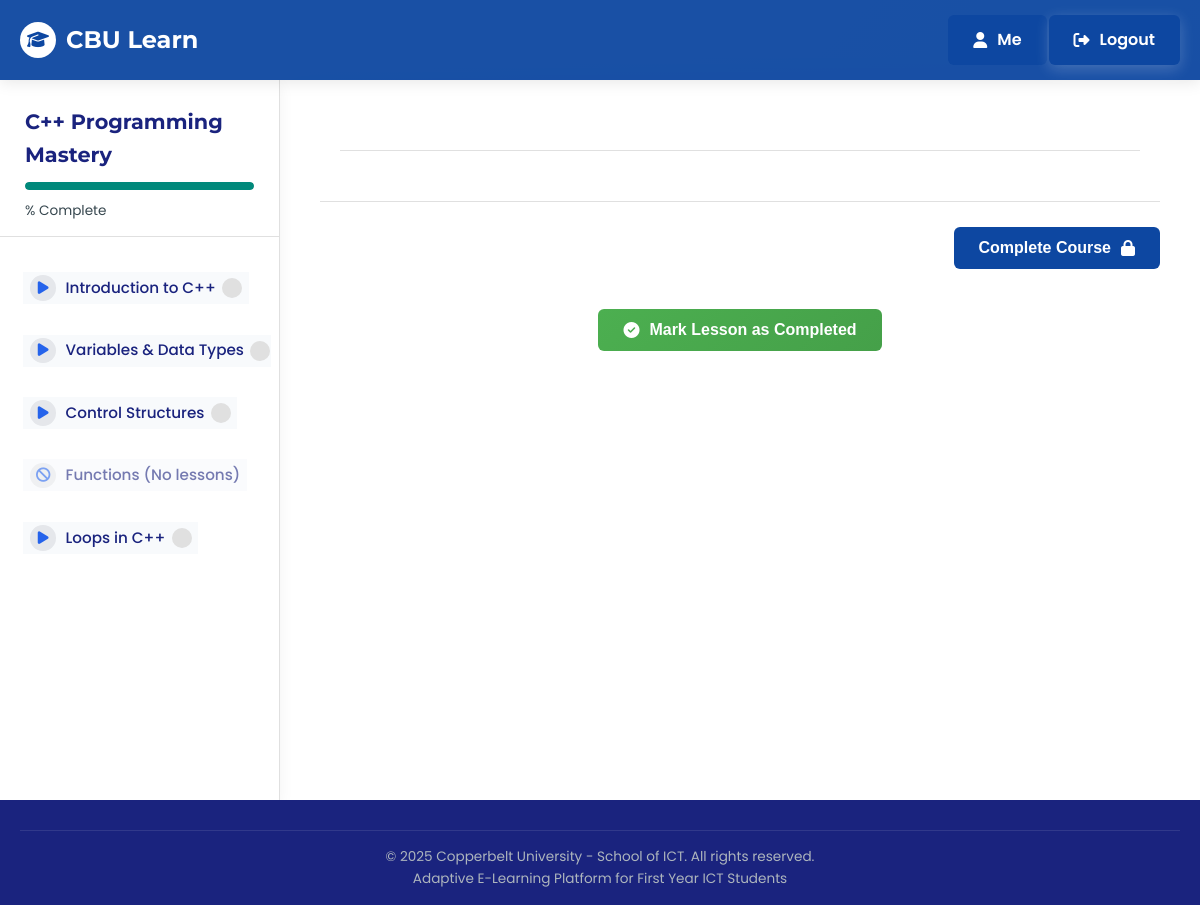
The app's page /course/1/ (signed in), older data.
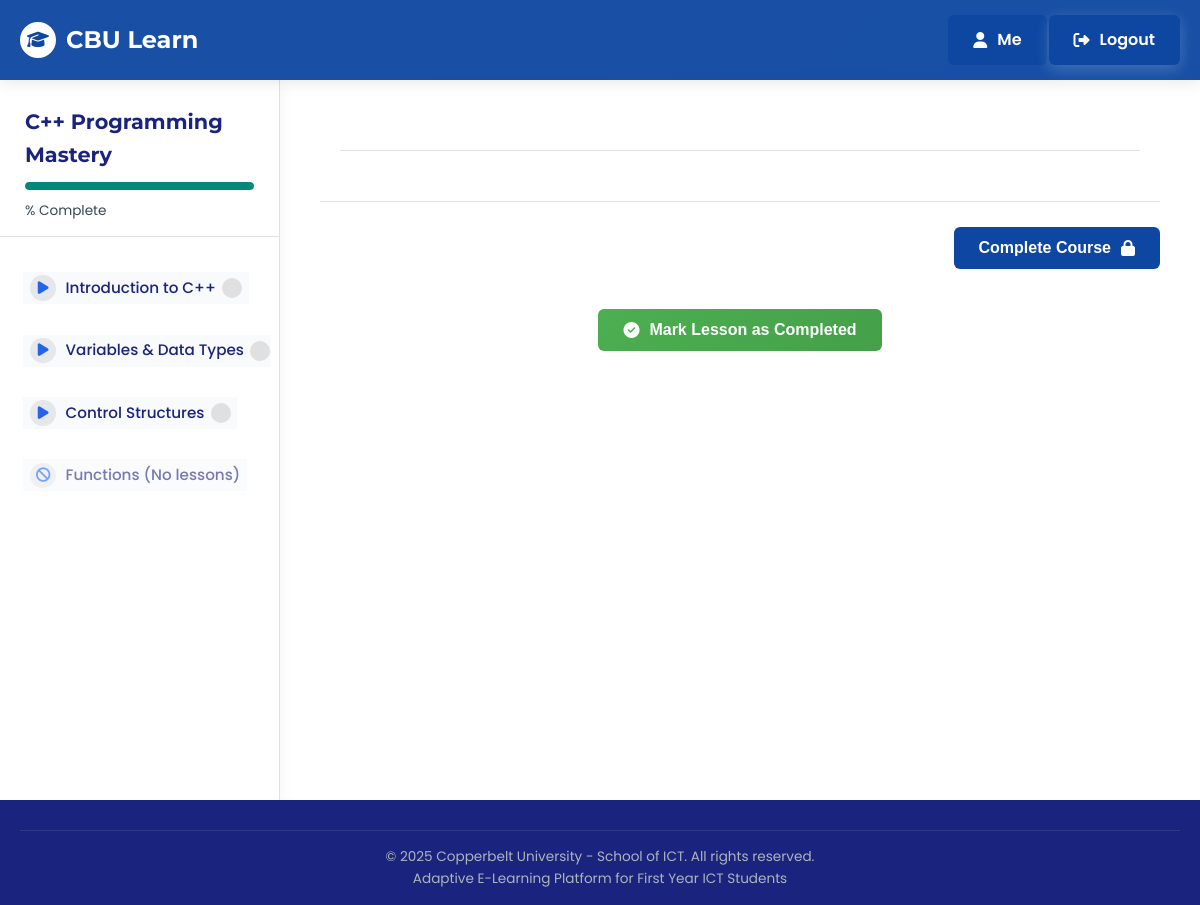
The same page, newer data.
### content/models.py (models this page shows, shortened)
class Module(models.Model):
    course = models.ForeignKey(Course, on_delete=models.CASCADE, related_name='modules')
    title = models.CharField(max_length=200)
    description = models.TextField(blank=True)
    order = models.PositiveIntegerField(default=0)
    class Meta:
        ordering = ['order']

### content/views.py (the view)
# urls.py: path('course/<int:course_id>/', views.course_detail, name='course_detail'),
@login_required
def course_detail(request, course_id):
    course = get_object_or_404(Course, id=course_id)
    student = request.user
    module_progress = []
    for module in course.modules.all():
        completed_lessons = UserProgress.objects.filter(
            student=student,
            lesson__module=module,
            is_completed=True
        ).count()
        total_lessons = module.lessons.count()
        progress_percentage = int((completed_lessons / total_lessons) * 100) if total_lessons > 0 else 0
        module_progress.append({
            'module': module,
            'completed_lessons': completed_lessons,
            'total_lessons': total_lessons,
            'progress_percentage': progress_percentage
        })
    return render(request, 'learning.html', {
        'course': course,
        'module_progress': module_progress,
        'student': student
    })

### templates/learning.html (shortened to what the changed rows need)
{% load markdown_deux_tags %}
<!DOCTYPE html>
<html lang="en">
<head>
    <link rel="stylesheet" href="https://cdnjs.cloudflare.com/ajax/libs/font-awesome/6.4.0/css/all.min.css">
</head>
<body>
    <div class="learning-container">
        <aside class="sidebar" id="sidebar">
            <div class="sidebar-header">
                <h2 class="course-title">{{ course.title }}</h2>
            </div>
            <ul class="module-list">
                {% if is_generated %}
                    {% for topic in all_topics %}
                        <li class="module-item {% if topic == lesson %}active{% endif %} {% if topic.id not in unlocked_topics %}locked{% endif %}">
                            {% if topic.id in unlocked_topics %}
                                <a href="{% url 'learning_default' %}?generated_course_id={{ course.id }}&topic_id={{ topic.id }}" class="module-link">
                                    <div class="module-icon">
                                        <i class="fas fa-play"></i>
                                    </div>
                                    <span class="module-title">{{ topic.title }}</span>
                                    {% if topic in completed_topics %}
                                        <div class="module-status completed">✓</div>
                                    {% else %}
                                        <div class="module-status">→</div>
                                    {% endif %}
                                </a>
                            {% else %}
                                <span class="module-link disabled" style="opacity:0.6; cursor:not-allowed;">
                                    <div class="module-icon">
                                        <i class="fas fa-lock"></i>
                                    </div>
                                    <span class="module-title">{{ topic.title }}</span>
                                    <div class="module-status">🔒</div>
                                </span>
                            {% endif %}
                        </li>
                    {% endfor %}
                {% else %}
                    {% for mod in course.modules.all %}
                        <li class="module-item {% if mod == module %}active{% endif %}">
                            {% if mod.lessons.first %}
                                <a href="{% url 'learning' lesson_id=mod.lessons.first.id %}" class="module-link">
                                    <div class="module-icon">
                                        <i class="fas fa-play"></i>
                                    </div>
                                    <span class="module-title">{{ mod.title }}</span>
                                    <div class="module-status">
                                    </div>
                                </a>
                            {% else %}
                                <span class="module-link disabled" style="opacity:0.6; cursor:not-allowed;">
                                    <div class="module-icon">
                                        <i class="fas fa-ban"></i>
                                    </div>
                                    <span class="module-title">{{ mod.title }} (No lessons)</span>
                                </span>
                            {% endif %}
                        </li>
                    {% endfor %}
                {% endif %}
            </ul>
        </aside>
        <main class="content-area">
            <div class="lesson-content">
                <h2>{{ lesson.title }}</h2>
            </div>
        </main>
    </div>
</body>
</html>

Row changes from the older to the newer data that the page shows:
removed Module: title "Loops in C++"
